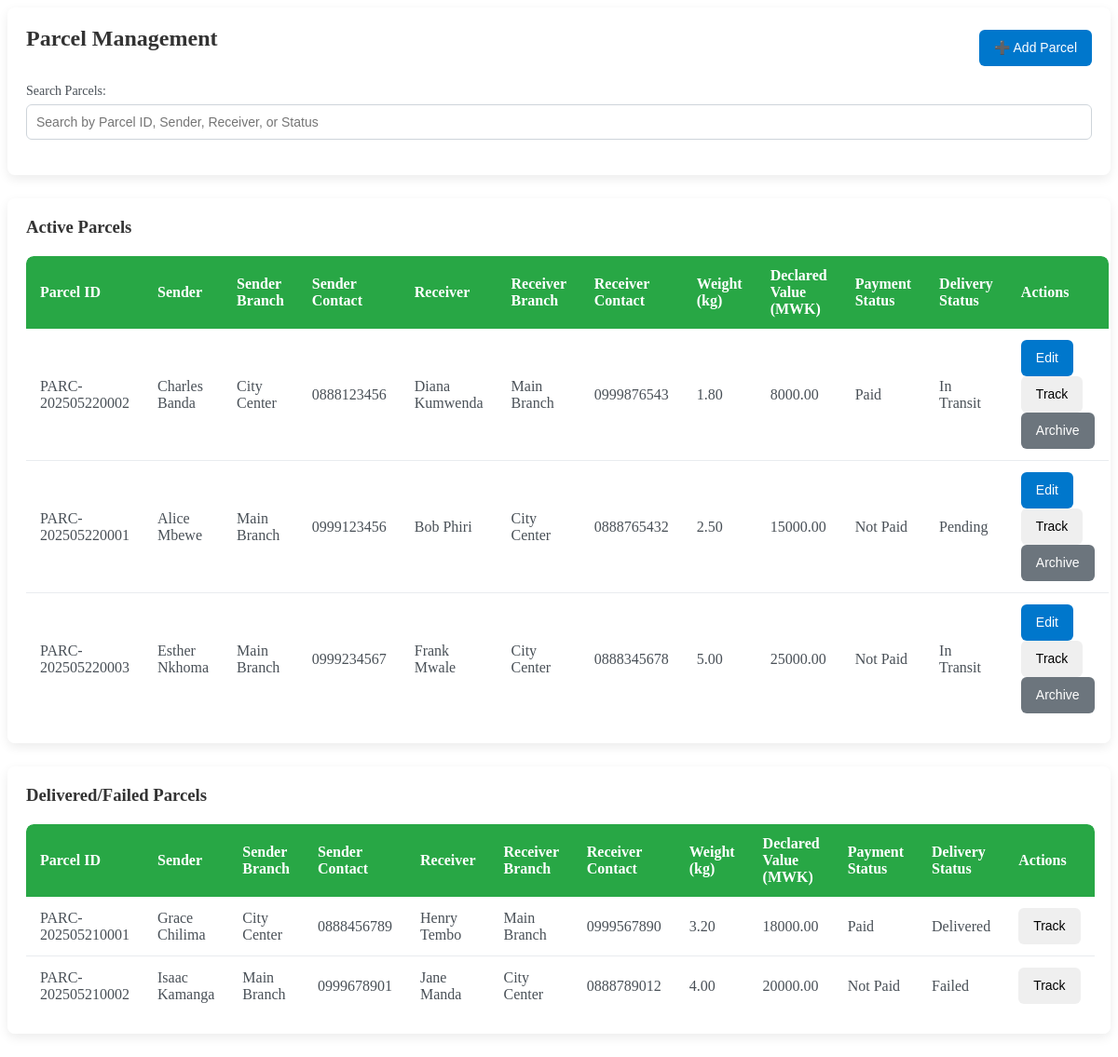
The app's page /sections/parcels.php with its own data.
### tables this page shows
CREATE TABLE `parcels` (
  `ParcelID` varchar(50) NOT NULL,
  `Sender` varchar(100) NOT NULL,
  `SenderBranchID` int(11) NOT NULL,
  `SenderContact` varchar(50) DEFAULT NULL,
  `Receiver` varchar(100) NOT NULL,
  `ReceiverBranchID` int(11) NOT NULL,
  `ReceiverContact` varchar(50) DEFAULT NULL,
  `WeightKg` decimal(10,2) NOT NULL,
  `DeclaredValueMWK` decimal(15,2) DEFAULT NULL,
  `PaymentStatusID` int(11) NOT NULL DEFAULT 2,
  `DeliveryStatusID` int(11) NOT NULL DEFAULT 1,
  `CreatedAt` timestamp NOT NULL DEFAULT current_timestamp(),
  `UpdatedAt` timestamp NOT NULL DEFAULT current_timestamp() ON UPDATE current_timestamp()
);

CREATE TABLE `branches` (
  `BranchID` int(11) NOT NULL,
  `Name` varchar(100) NOT NULL,
  `City` varchar(100) NOT NULL,
  `CitySide` varchar(50) DEFAULT NULL,
  `ContactNumber` varchar(50) DEFAULT NULL,
  `Address` varchar(255) DEFAULT NULL,
  `Operational` tinyint(1) NOT NULL DEFAULT 1,
  `CreatedAt` timestamp NOT NULL DEFAULT current_timestamp(),
  `UpdatedAt` timestamp NOT NULL DEFAULT current_timestamp() ON UPDATE current_timestamp()
);

CREATE TABLE `payment` (
  `PaymentStatusID` int(11) NOT NULL,
  `StatusName` enum('Paid','Not Paid') NOT NULL
);

CREATE TABLE `deliverystatus` (
  `DeliveryStatusID` int(11) NOT NULL,
  `StatusName` enum('Pending','In Transit','Delivered','Failed') NOT NULL
);

### sections/parcels.php (the view, shortened to what this page needs)
<div class="card">
    <div class="user-management-header">
        <h2>Parcel Management</h2>
        <button onclick="toggleAddParcelTable()" class="btn btn-primary">➕ Add Parcel</button>
    </div>
    <div class="form-group" style="margin-top: 15px;">
        <label for="search-parcels">Search Parcels:</label>
        <input type="text" id="search-parcels" class="form-control" placeholder="Search by Parcel ID, Sender, Receiver, or Status">
    </div>
</div>
<div class="card">
    <h3>Active Parcels</h3>
    <table class="user-table">
        <thead>
            <tr>
                <th>Parcel ID</th>
                <th>Sender</th>
                <th>Sender Branch</th>
                <th>Sender Contact</th>
                <th>Receiver</th>
                <th>Receiver Branch</th>
                <th>Receiver Contact</th>
                <th>Weight (kg)</th>
                <th>Declared Value (MWK)</th>
                <th>Payment Status</th>
                <th>Delivery Status</th>
                <th>Actions</th>
            </tr>
        </thead>
        <tbody id="active-parcels-body">
            <?php
            include './db/connection.php';
            $parcels = $connection->query("SELECT p.*, ps.StatusName AS PaymentStatus, ds.StatusName AS DeliveryStatus,
                                          sb.Name AS SenderBranchName, rb.Name AS ReceiverBranchName
                                     FROM Parcels p
                                     JOIN Payment ps ON p.PaymentStatusID = ps.PaymentStatusID
                                     JOIN DeliveryStatus ds ON p.DeliveryStatusID = ds.DeliveryStatusID
                                     JOIN Branches sb ON p.SenderBranchID = sb.BranchID
                                     JOIN Branches rb ON p.ReceiverBranchID = rb.BranchID
                                     WHERE ds.StatusName NOT IN ('Delivered', 'Failed')");
            while ($row = $parcels->fetch_assoc()) {
                $parcelId = htmlspecialchars($row['ParcelID'], ENT_QUOTES);
                $senderName = htmlspecialchars($row['Sender'], ENT_QUOTES);
                $senderBranch = htmlspecialchars($row['SenderBranchName'], ENT_QUOTES);
                $senderContact = htmlspecialchars($row['SenderContact'], ENT_QUOTES);
                $receiverName = htmlspecialchars($row['Receiver'], ENT_QUOTES);
                $receiverBranch = htmlspecialchars($row['ReceiverBranchName'], ENT_QUOTES);
                $receiverContact = htmlspecialchars($row['ReceiverContact'], ENT_QUOTES);
                $weight = htmlspecialchars($row['WeightKg'], ENT_QUOTES);
                $declaredValue = htmlspecialchars($row['DeclaredValueMWK'], ENT_QUOTES);
                $paymentStatus = htmlspecialchars($row['PaymentStatus'], ENT_QUOTES);
                $deliveryStatus = htmlspecialchars($row['DeliveryStatus'], ENT_QUOTES);
                $parcelJson = htmlspecialchars(json_encode([
                    'id' => $row['ParcelID'],
                    'ParcelID' => $row['ParcelID'],
                    'Sender' => $row['Sender'],
                    'SenderBranchID' => $row['SenderBranchID'],
                    'SenderContact' => $row['SenderContact'],
                    'Receiver' => $row['Receiver'],
                    'ReceiverBranchID' => $row['ReceiverBranchID'],
                    'ReceiverContact' => $row['ReceiverContact'],
                    'WeightKg' => $row['WeightKg'],
                    'DeclaredValueMWK' => $row['DeclaredValueMWK'],
                    'PaymentStatusID' => $row['PaymentStatusID'],
                    'DeliveryStatusID' => $row['DeliveryStatusID']
                ]), ENT_QUOTES);
                echo "<tr class='parcel-row' data-parcel-id='{$parcelId}' data-sender-name='{$senderName}' data-receiver-name='{$receiverName}' data-payment-status='{$paymentStatus}' data-delivery-status='{$deliveryStatus}' data-sender-branch='{$senderBranch}' data-receiver-branch='{$receiverBranch}'>
                        <td>{$parcelId}</td>
                        <td>{$senderName}</td>
                        <td>{$senderBranch}</td>
                        <td>{$senderContact}</td>
                        <td>{$receiverName}</td>
                        <td>{$receiverBranch}</td>
                        <td>{$receiverContact}</td>
                        <td>{$weight}</td>
                        <td>{$declaredValue}</td>
                        <td>{$paymentStatus}</td>
                        <td>{$deliveryStatus}</td>
                        <td>
                            <button class='btn btn-warning edit-parcel-btn' data-parcel='{$parcelJson}'>Edit</button>
                            <button class='btn btn-info track-parcel-btn' data-id='{$row['ParcelID']}'>Track</button>
                            <button class='btn btn-secondary archive-parcel-btn' data-id='{$row['ParcelID']}'>Archive</button>
                        </td>
                      </tr>";
            }
            ?>
        </tbody>
    </table>
</div>
<div class="card">
    <h3>Delivered/Failed Parcels</h3>
    <table class="user-table">
        <thead>
            <tr>
                <th>Parcel ID</th>
                <th>Sender</th>
                <th>Sender Branch</th>
                <th>Sender Contact</th>
                <th>Receiver</th>
                <th>Receiver Branch</th>
                <th>Receiver Contact</th>
                <th>Weight (kg)</th>
                <th>Declared Value (MWK)</th>
                <th>Payment Status</th>
                <th>Delivery Status</th>
                <th>Actions</th>
            </tr>
        </thead>
        <tbody id="delivered-parcels-body">
            <?php
            include './db/connection.php';
            $parcels = $connection->query("SELECT p.*, ps.StatusName AS PaymentStatus, ds.StatusName AS DeliveryStatus,
                                          sb.Name AS SenderBranchName, rb.Name AS ReceiverBranchName
                                     FROM Parcels p
                                     JOIN Payment ps ON p.PaymentStatusID = ps.PaymentStatusID
                                     JOIN DeliveryStatus ds ON p.DeliveryStatusID = ds.DeliveryStatusID
                                     JOIN Branches sb ON p.SenderBranchID = sb.BranchID
                                     JOIN Branches rb ON p.ReceiverBranchID = rb.BranchID
                                     WHERE ds.StatusName IN ('Delivered', 'Failed')");
            while ($row = $parcels->fetch_assoc()) {
                $parcelId = htmlspecialchars($row['ParcelID'], ENT_QUOTES);
                $senderName = htmlspecialchars($row['Sender'], ENT_QUOTES);
                $senderBranch = htmlspecialchars($row['SenderBranchName'], ENT_QUOTES);
                $senderContact = htmlspecialchars($row['SenderContact'], ENT_QUOTES);
                $receiverName = htmlspecialchars($row['Receiver'], ENT_QUOTES);
                $receiverBranch = htmlspecialchars($row['ReceiverBranchName'], ENT_QUOTES);
                $receiverContact = htmlspecialchars($row['ReceiverContact'], ENT_QUOTES);
                $weight = htmlspecialchars($row['WeightKg'], ENT_QUOTES);
                $declaredValue = htmlspecialchars($row['DeclaredValueMWK'], ENT_QUOTES);
                $paymentStatus = htmlspecialchars($row['PaymentStatus'], ENT_QUOTES);
                $deliveryStatus = htmlspecialchars($row['DeliveryStatus'], ENT_QUOTES);
                echo "<tr class='parcel-row' data-parcel-id='{$parcelId}' data-sender-name='{$senderName}' data-receiver-name='{$receiverName}' data-payment-status='{$paymentStatus}' data-delivery-status='{$deliveryStatus}' data-sender-branch='{$senderBranch}' data-receiver-branch='{$receiverBranch}'>
                        <td>{$parcelId}</td>
                        <td>{$senderName}</td>
                        <td>{$senderBranch}</td>
                        <td>{$senderContact}</td>
                        <td>{$receiverName}</td>
                        <td>{$receiverBranch}</td>
                        <td>{$receiverContact}</td>
                        <td>{$weight}</td>
                        <td>{$declaredValue}</td>
                        <td>{$paymentStatus}</td>
                        <td>{$deliveryStatus}</td>
                        <td>
                            <button class='btn btn-info track-parcel-btn' data-id='{$row['ParcelID']}'>Track</button>
                        </td>
                      </tr>";
            }
            ?>
        </tbody>
    </table>
</div>

### records on screen
parcels: ParcelID "PARC-202505220002", Sender "Charles Banda", SenderBranchID.Name "City Center", SenderContact "0888123456", Receiver "Diana Kumwenda", ReceiverBranchID.Name "Main Branch", ReceiverContact "0999876543", WeightKg "1.80", DeclaredValueMWK "8000.00", PaymentStatusID.StatusName "Paid", DeliveryStatusID.StatusName "In Transit"
parcels: ParcelID "PARC-202505220001", Sender "Alice Mbewe", SenderBranchID.Name "Main Branch", SenderContact "0999123456", Receiver "Bob Phiri", ReceiverBranchID.Name "City Center", ReceiverContact "0888765432", WeightKg "2.50", DeclaredValueMWK "15000.00", PaymentStatusID.StatusName "Not Paid", DeliveryStatusID.StatusName "Pending"
parcels: ParcelID "PARC-202505220003", Sender "Esther Nkhoma", SenderBranchID.Name "Main Branch", SenderContact "0999234567", Receiver "Frank Mwale", ReceiverBranchID.Name "City Center", ReceiverContact "0888345678", WeightKg "5.00", DeclaredValueMWK "25000.00", PaymentStatusID.StatusName "Not Paid", DeliveryStatusID.StatusName "In Transit"
parcels: ParcelID "PARC-202505210001", Sender "Grace Chilima", SenderBranchID.Name "City Center", SenderContact "0888456789", Receiver "Henry Tembo", ReceiverBranchID.Name "Main Branch", ReceiverContact "0999567890", WeightKg "3.20", DeclaredValueMWK "18000.00", PaymentStatusID.StatusName "Paid", DeliveryStatusID.StatusName "Delivered"
parcels: ParcelID "PARC-202505210002", Sender "Isaac Kamanga", SenderBranchID.Name "Main Branch", SenderContact "0999678901", Receiver "Jane Manda", ReceiverBranchID.Name "City Center", ReceiverContact "0888789012", WeightKg "4.00", DeclaredValueMWK "20000.00", PaymentStatusID.StatusName "Not Paid", DeliveryStatusID.StatusName "Failed"
